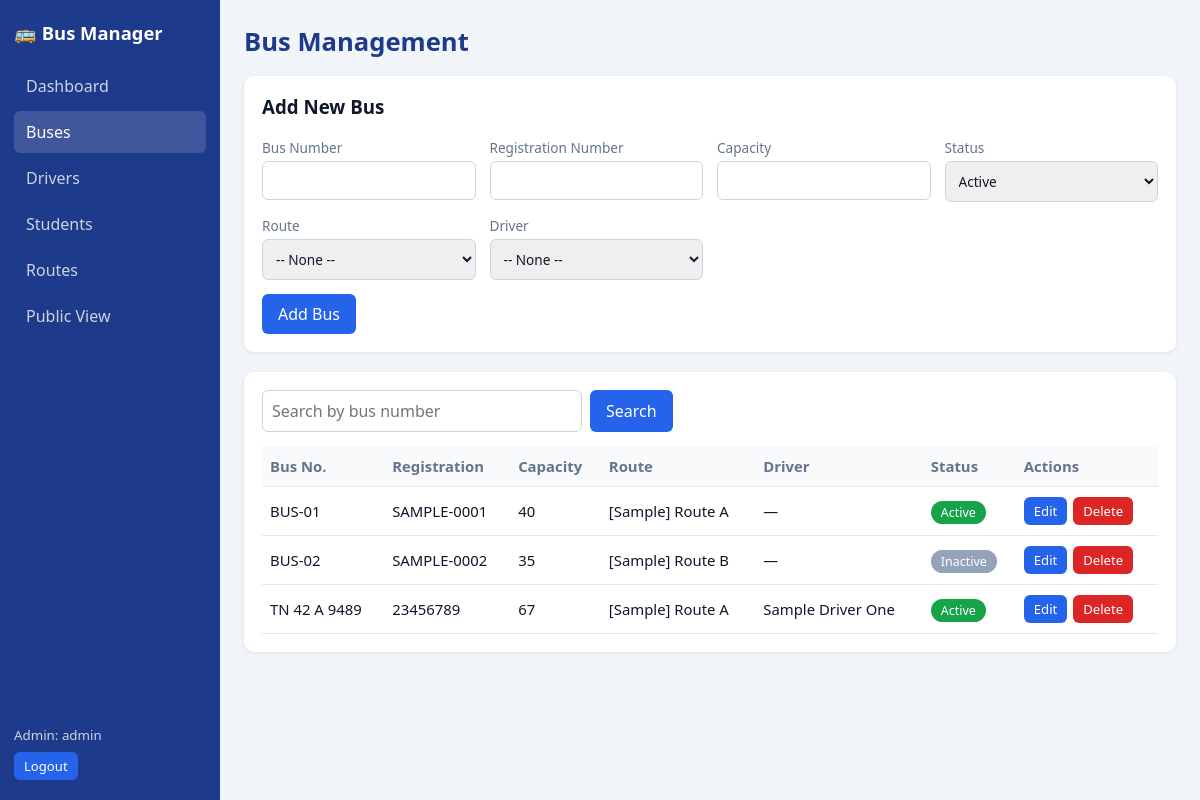
/buses (signed in), run on the app's committed database.
### tables this page shows
CREATE TABLE buses (
    bus_id              INTEGER PRIMARY KEY AUTOINCREMENT,
    bus_number          TEXT NOT NULL UNIQUE,
    registration_number TEXT NOT NULL UNIQUE,
    capacity            INTEGER NOT NULL CHECK (capacity > 0),
    route_id            INTEGER REFERENCES routes(route_id) ON DELETE RESTRICT,
    driver_id           INTEGER UNIQUE REFERENCES drivers(driver_id) ON DELETE SET NULL,
    status              TEXT NOT NULL DEFAULT 'Active' CHECK (status IN ('Active', 'Inactive'))
);

CREATE TABLE routes (
    route_id    INTEGER PRIMARY KEY AUTOINCREMENT,
    route_name  TEXT NOT NULL UNIQUE,
    start_point TEXT NOT NULL,
    destination TEXT NOT NULL,
    stops       TEXT
);

CREATE TABLE drivers (
    driver_id      INTEGER PRIMARY KEY AUTOINCREMENT,
    name           TEXT NOT NULL,
    phone          TEXT NOT NULL,
    licence_number TEXT NOT NULL UNIQUE,
    bus_id         INTEGER UNIQUE REFERENCES buses(bus_id) ON DELETE SET NULL
);

### app.py (the view)
@app.route("/buses")
@login_required
def buses():
    q = request.args.get("q", "").strip()
    if q:   # WHERE + LIKE search on bus number
        rows = db.query(BUS_SQL + " WHERE b.bus_number LIKE ? ORDER BY b.bus_number", (f"%{q}%",))
    else:
        rows = db.query(BUS_SQL + " ORDER BY b.bus_number")
    return render_template("buses.html", buses=rows, q=q, edit=get_edit("buses", "bus_id"),
                           route_opts=db.query("SELECT route_id, route_name FROM routes ORDER BY route_name"),
                           driver_opts=db.query("SELECT driver_id, name FROM drivers ORDER BY name"))

### app.py (called while the page is built)
def csrf_token():
    if "_csrf" not in session:
        session["_csrf"] = secrets.token_hex(16)
    return session["_csrf"]

@app.before_request
def verify_csrf():
    if request.method == "POST":
        sent, real = request.form.get("_csrf", ""), session.get("_csrf", "")
        if not real or not secrets.compare_digest(sent, real):
            abort(400, "Invalid or missing CSRF token. Go back, refresh the page and try again.")

def login_required(view):
    @wraps(view)
    def wrapper(*args, **kwargs):
        if not session.get("admin"):
            flash("Please log in as administrator.", "error")
            return redirect(url_for("login"))
        return view(*args, **kwargs)
    return wrapper

def get_edit(table, pk):
    key = request.args.get("edit")
    if not key:
        return None
    row = db.query(f"SELECT * FROM {table} WHERE {pk} = ?", (key,), one=True)  # table/pk are fixed constants
    if row is None:
        flash("Record to edit was not found.", "error")
    return row

### database.py (called while the page is built)
def get_conn():
    conn = sqlite3.connect(DB_PATH)
    conn.row_factory = sqlite3.Row
    conn.execute("PRAGMA foreign_keys = ON")  # SQLite needs this on every connection
    return conn

def query(sql, params=(), one=False):
    conn = get_conn()
    try:
        rows = conn.execute(sql, params).fetchall()
    finally:
        conn.close()
    if one:
        return rows[0] if rows else None
    return rows

### templates/buses.html (shortened to what this page needs)
{% extends "base.html" %}
{% block content %}
<h1>Bus Management</h1>
<section class="card">
  <h3>{{ 'Edit Bus' if edit else 'Add New Bus' }}</h3>
  <form method="post" action="{{ url_for('bus_save') }}" class="grid-form">
    <label>Bus Number<input name="bus_number" required maxlength="20" value="{{ edit.bus_number if edit else '' }}"></label>
    <label>Registration Number<input name="registration_number" required maxlength="30" value="{{ edit.registration_number if edit else '' }}"></label>
    <label>Capacity<input type="number" name="capacity" min="1" max="100" required value="{{ edit.capacity if edit else '' }}"></label>
    <label>Status
      <select name="status">
        {% for s in ['Active','Inactive'] %}<option {{ 'selected' if edit and edit.status == s }}>{{ s }}</option>{% endfor %}
      </select></label>
    <label>Route
      <select name="route_id"><option value="">-- None --</option>
      </select></label>
    <label>Driver
      <select name="driver_id"><option value="">-- None --</option>
      </select></label>
    <div class="actions">
      <button class="btn">{{ 'Update Bus' if edit else 'Add Bus' }}</button>
    </div>
  </form>
</section>
<section class="card">
  <form method="get" class="search">
    <input name="q" placeholder="Search by bus number" value="{{ q }}">
    <button class="btn">Search</button>
  </form>
  <table>
    <tr><th>Bus No.</th><th>Registration</th><th>Capacity</th><th>Route</th><th>Driver</th><th>Status</th><th>Actions</th></tr>
    {% for b in buses %}
    <tr><td>{{ b.bus_number }}</td><td>{{ b.registration_number }}</td><td>{{ b.capacity }}</td>
        <td>{{ b.route_name or '—' }}</td><td>{{ b.driver_name or '—' }}</td>
        <td><span class="badge {{ b.status|lower }}">{{ b.status }}</span></td>
        <td class="row-actions">
          <a class="btn small" href="{{ url_for('buses', edit=b.bus_id) }}">Edit</a>
          <form method="post" action="{{ url_for('delete_record', entity='buses', key=b.bus_id) }}" data-confirm="Delete bus {{ b.bus_number }}?">
            <input type="hidden" name="_csrf" value="{{ csrf_token() }}"><button class="btn small danger">Delete</button></form>
        </td></tr>
    {% else %}<tr><td colspan="7">No buses found.</td></tr>{% endfor %}
  </table>
</section>
{% endblock %}

### static/css/style.css (style rules this page uses)
:root { --primary:#1e3a8a; --accent:#2563eb; --bg:#f1f5f9; --text:#0f172a; --muted:#64748b; }
* { box-sizing: border-box; }
body { margin:0; font-family: "Segoe UI", Arial, sans-serif; background:var(--bg); color:var(--text); }
h1 { margin-top:0; font-size:1.6rem; color:var(--primary); }
.card { background:#fff; border-radius:10px; padding:18px; margin-bottom:20px; box-shadow:0 1px 4px rgba(0,0,0,.08); overflow-x:auto; }
.card h3 { margin-top:0; }
table { width:100%; border-collapse:collapse; }
th, td { text-align:left; padding:10px 8px; border-bottom:1px solid #e2e8f0; font-size:.93rem; }
th { background:#f8fafc; color:var(--muted); }
.grid-form { display:grid; grid-template-columns:repeat(auto-fit,minmax(200px,1fr)); gap:14px; }
label { display:flex; flex-direction:column; font-size:.85rem; color:var(--muted); gap:4px; }
input, select, textarea { padding:9px; border:1px solid #cbd5e1; border-radius:6px; font:inherit; color:var(--text); }
.actions { grid-column:1 / -1; display:flex; gap:10px; }
.btn { background:var(--accent); color:#fff; border:0; padding:9px 16px; border-radius:6px; cursor:pointer; text-decoration:none; font:inherit; display:inline-block; }
.btn.danger { background:#dc2626; }
.btn.small { padding:5px 10px; font-size:.82rem; }
.row-actions { display:flex; gap:6px; }
.row-actions form { margin:0; }
.search { display:flex; gap:8px; margin-bottom:14px; }
.search input { flex:1; max-width:320px; }
.badge { padding:3px 10px; border-radius:12px; font-size:.78rem; color:#fff; }
.badge.active { background:#16a34a; }
.badge.inactive { background:#94a3b8; }

### data on the page
buses: bus_number "BUS-01", registration_number "SAMPLE-0001", capacity "40", route_name "[Sample] Route A", driver_name "—", status "Active"
buses: bus_number "BUS-02", registration_number "SAMPLE-0002", capacity "35", route_name "[Sample] Route B", driver_name "—", status "Inactive"
buses: bus_number "TN 42 A 9489", registration_number "23456789", capacity "67", route_name "[Sample] Route A", name "Sample Driver One", status "Active"

### other printed values
{{ label }} "Dashboard" "Buses" "Drivers" "Students" "Routes" "Public View"
{{ session['admin'] }} "admin"
{{ 'Edit Bus' if edit else 'Add New Bus' }} "Add New Bus"
{{ 'Update Bus' if edit else 'Add Bus' }} "Add Bus"
form field status "Active"
